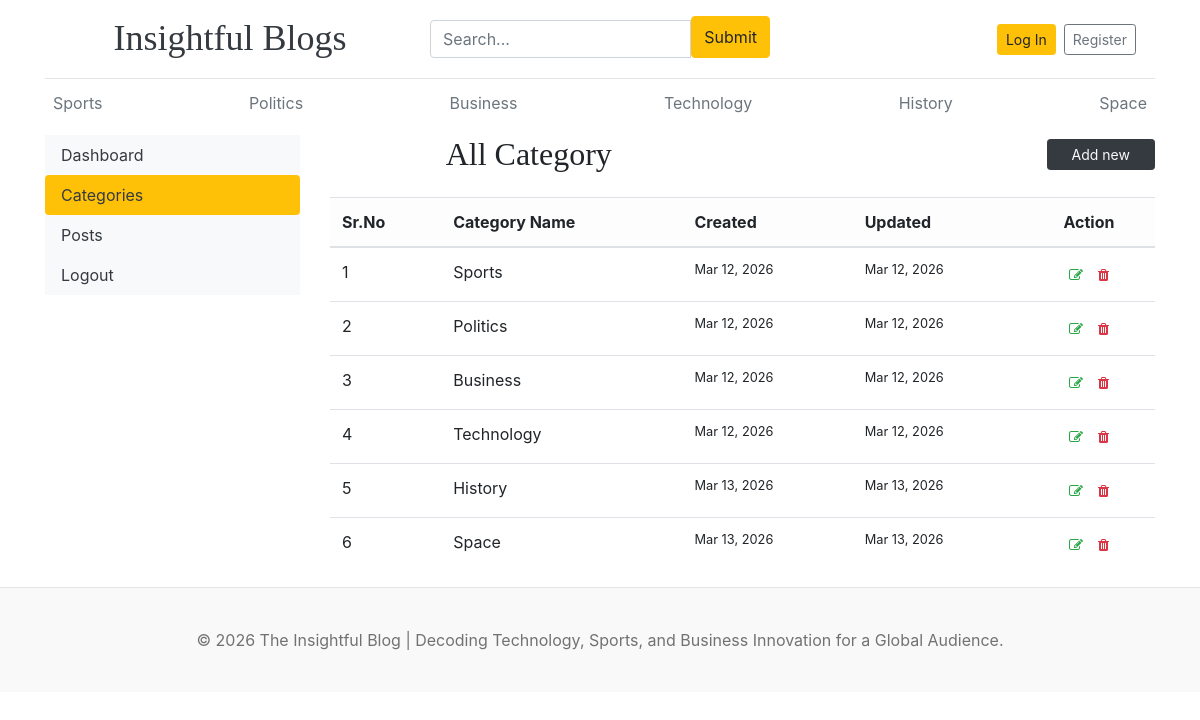
/dashboard/categories/, run on the app's committed database.
### blogs/models.py (models this page shows, shortened)
class Category(models.Model):
    category_name = models.CharField(max_length=50, unique=True)
    created_at = models.DateTimeField(auto_now_add=True)
    updated_at = models.DateTimeField(auto_now_add=True)
    class Meta:
        verbose_name_plural = "Categories"

### dashboards/views.py (the view)
# urls.py: path("categories/", views.categories, name="categories"),
def categories(request):
    return render(request, "dashboard/categories.html")

### blogs/context_processors.py (called while the page is built)
def get_categories(request):
    categories = Category.objects.all()
    return dict(categories=categories)

def get_social_links(request):
    social_links = SocialLink.objects.all()
    return dict(social_links=social_links)

### templates/dashboard/categories.html
{% extends 'base.html' %}
{% block content %}
<div class="row">
    {% include 'dashboard/sidebar.html' %}
    <div class="col-md-9">
        <div class="row align-items-center gy-3 mb-4">
            <div class="col-12 col-md-8 col-lg-6 text-center text-lg-start">
                <h2 class="mb-0">All Category</h2>
            </div>
            <div class="col-12 col-md-4 col-lg-6 d-flex justify-content-center justify-content-lg-end">
                <a href="{% url 'add_category' %}"
                    class="btn btn-dark btn-sm text-light text-decoration-none shadow-sm px-4">
                    Add new
                </a>
            </div>
        </div>
        <div class="table-responsive">
            <table class="table table-hover align-middle">
                <thead class="table-light">
                    <tr>
                        <th>Sr.No</th>
                        <th>Category Name</th>
                        <th class="d-none d-md-table-cell">Created</th>
                        <th class="d-none d-lg-table-cell">Updated</th>
                        <th class="text-center">Action</th>
                    </tr>
                </thead>
                <tbody>
                    {% for cat in categories %}
                    <tr>
                        <td>{{ forloop.counter }}</td>
                        <td class="fw-bold">{{ cat.category_name }}</td>
                        <td class="d-none d-md-table-cell small">{{ cat.created_at|date:"M d, Y" }}</td>
                        <td class="d-none d-lg-table-cell small">{{ cat.updated_at|date:"M d, Y" }}</td>
                        <td class="text-center">
                            <div class="btn-group" role="group">
                                <a href="{% url 'edit_category' cat.id %}" class="btn btn-sm btn-outline-success border-0">
                                    <i class="fa fa-edit"></i>
                                </a>
                                <a href="{% url 'delete_category' cat.id %}" class="btn btn-sm btn-outline-danger border-0">
                                    <i class="fa fa-trash"></i>
                                </a>
                            </div>
                        </td>
                    </tr>
                    {% empty %}
                    <tr>
                        <td colspan="5" class="text-center text-muted">No categories found.</td>
                    </tr>
                    {% endfor %}
                </tbody>
            </table>
        </div>
    </div>
</div>
{% endblock %}

### templates/base.html (shortened to what this page needs)
{% load static %}
<!DOCTYPE html>
<html lang="en">
<head>
    <link href="https://getbootstrap.com/docs/4.0/dist/css/bootstrap.min.css" rel="stylesheet">
    <link href="{% static 'css/blog.css' %}" rel="stylesheet">
    <link rel="stylesheet" href="https://cdnjs.cloudflare.com/ajax/libs/font-awesome/4.7.0/css/font-awesome.min.css">
</head>
<body>
    <div class="container">
        <header class="blog-header py-3 container">
            <div class="row gy-3 justify-content-between align-items-center">
                <div class="col-12 col-lg-4 text-center text-lg-start">
                    <a class="blog-header-logo text-dark h4 text-decoration-none fw-bold" href="/">Insightful Blogs</a>
                </div>
                <div class="col-12 col-lg-4">
                    <form action="{% url 'search' %}" method="GET">
                        <div class="input-group mb-1">
                            <input class="form-control mt-1" type="text" name="keyword" value="{{ keyword }}"
                                placeholder="Search..." aria-label="Search" aria-describedby="button-search" />
                            <button class="btn btn-warning" id="button-search" type="submit">Submit</button>
                        </div>
                    </form>
                </div>
                <div class="col-12 col-lg-4 d-flex justify-content-center justify-content-lg-end align-items-center">
                    {% if not user.is_authenticated %}
                    <a class="btn btn-sm btn-warning m-1" href="{% url 'login' %}">Log In</a>
                    <a class="btn btn-sm btn-outline-secondary m-1" href="{% url 'register' %}">Register</a>
                    {% else %}
                    <div class="text-muted small me-3"><a href="{% url 'dashboard' %}">Dashboard</a></div>
                    &ensp;
                    <a href="{% url 'logout' %}"
                        class="btn btn-sm btn-link text-danger text-decoration-none p-0">Logout</a>
                    {% endif %}
                </div>
            </div>
        </header>
        <div class="nav-scroller py-1 mb-2">
            <nav class="nav d-flex justify-content-between">
                {% for cat in categories %}
                <a class="p-2 text-muted" href="{% url 'posts_by_category' cat.id %}">{{cat.category_name}}</a>
                {% endfor %}
            </nav>
        </div>
        {% block content %}
        {% endblock %}
    </div>
    <footer class="blog-footer">
        <p>© 2026 The Insightful Blog | Decoding Technology, Sports, and Business Innovation for a Global Audience.</p>
    </footer>
</body>
</html>

### static/css/blog.css (style rules this page uses)
.blog-header { border-bottom: 1px solid #e5e5e5; }
.blog-header-logo { font-family: "Playfair Display", Georgia, "Times New Roman", serif; font-size: 2.25rem; }
h1, h2, h3, h4, h5, h6 { font-family: "Playfair Display", Georgia, "Times New Roman", serif; }
.blog-footer { padding: 2.5rem 0; color: #727272; text-align: center; background-color: #f9f9f9; border-top: .05rem solid #e5e5e5; }
.blog-footer p:last-child { margin-bottom: 0; }

### data on the page
Category: category_name "Sports", created_at "Mar 12, 2026", updated_at "Mar 12, 2026"
Category: category_name "Politics", created_at "Mar 12, 2026", updated_at "Mar 12, 2026"
Category: category_name "Business", created_at "Mar 12, 2026", updated_at "Mar 12, 2026"
Category: category_name "Technology", created_at "Mar 12, 2026", updated_at "Mar 12, 2026"
Category: category_name "History", created_at "Mar 13, 2026", updated_at "Mar 13, 2026"
Category: category_name "Space", created_at "Mar 13, 2026", updated_at "Mar 13, 2026"
